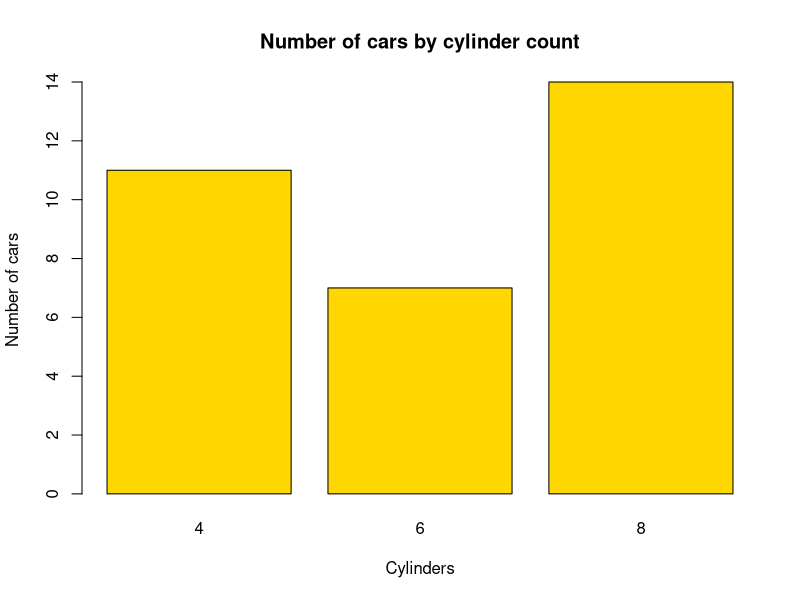
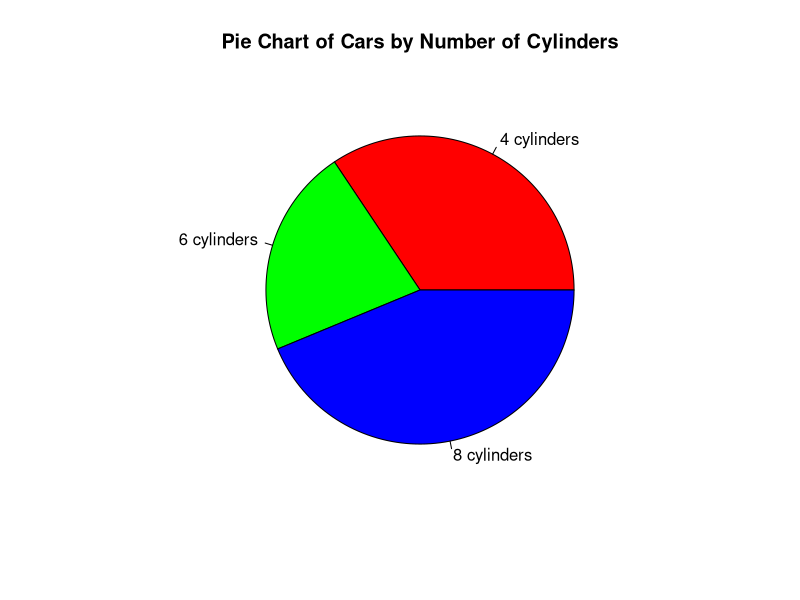
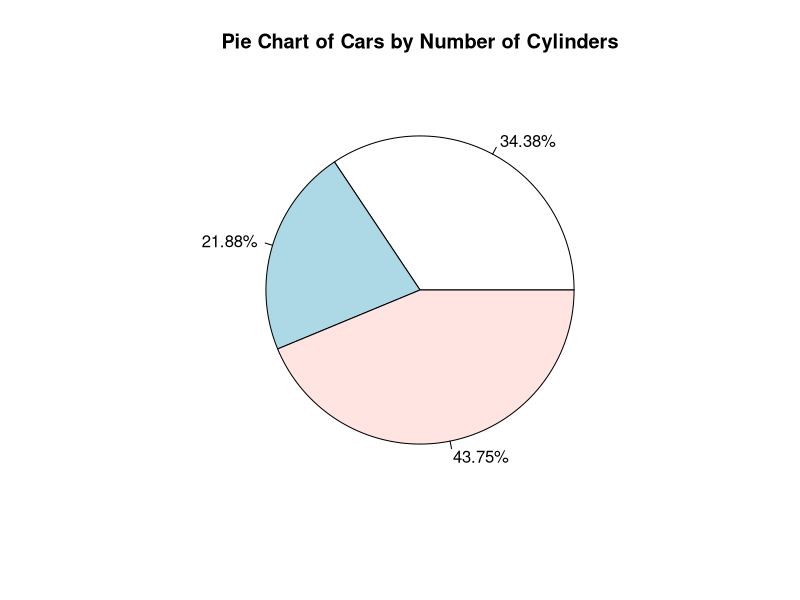
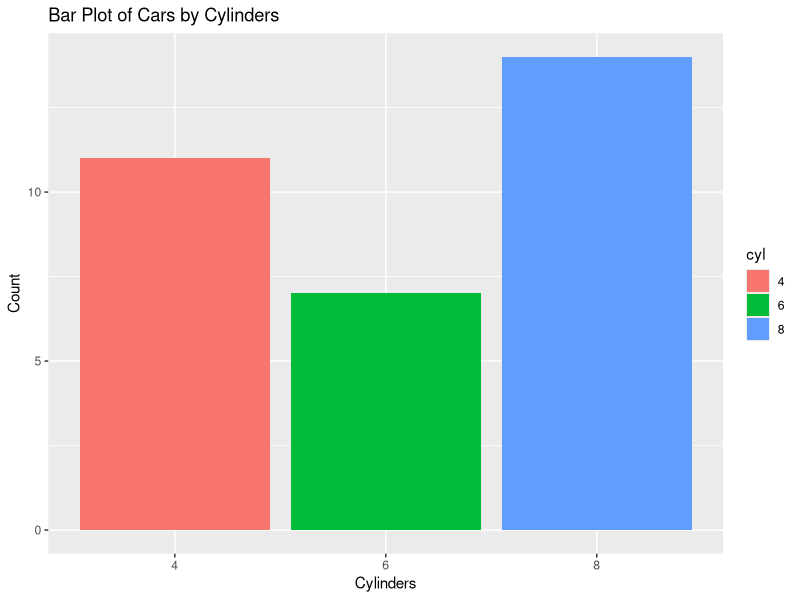
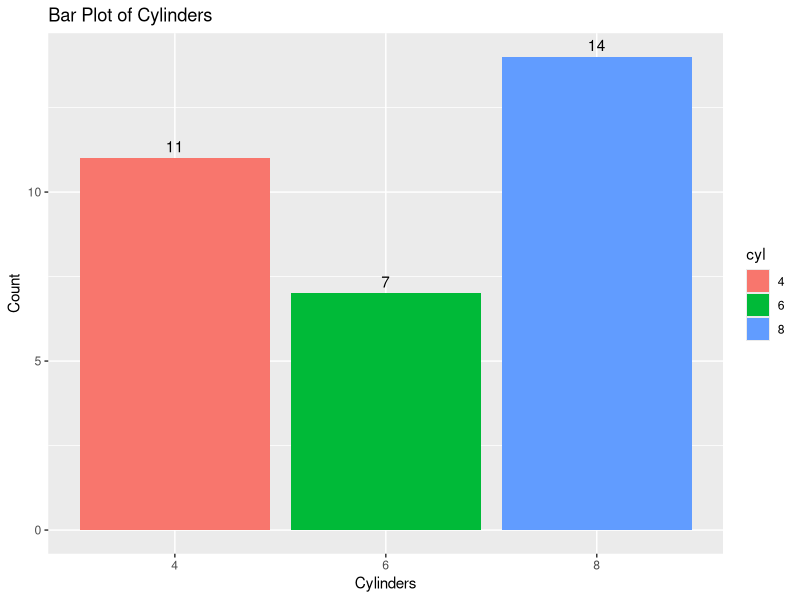
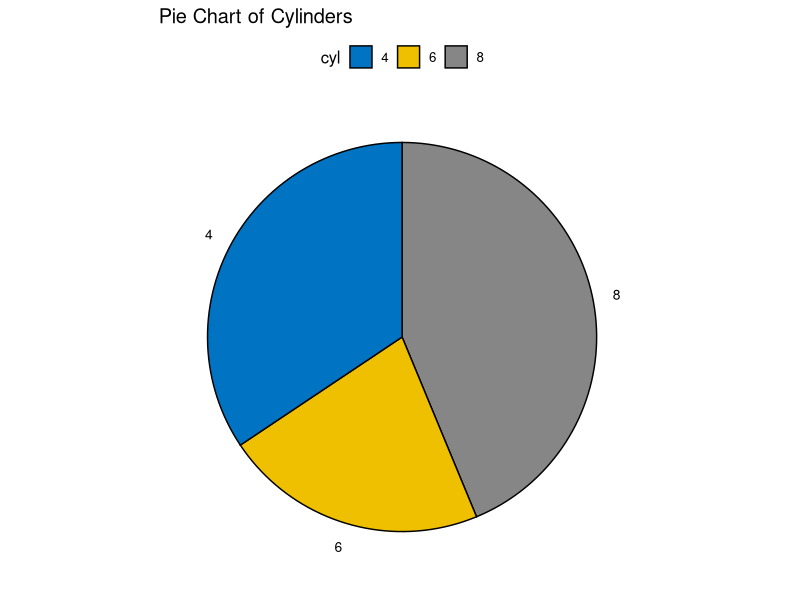
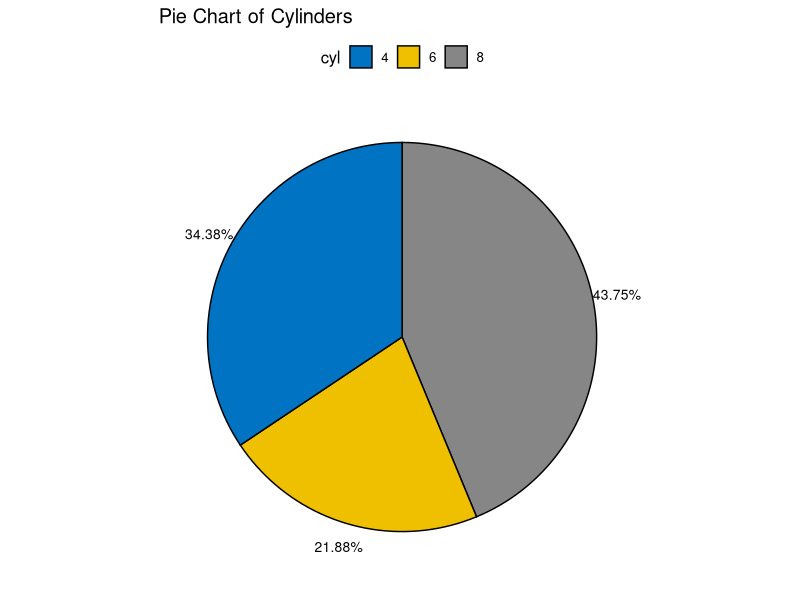

Source code (R) for these figures, in order:
## ---- chunk 1
color <- c("red", "blue", "green", "red", "green", "yellow")
color_factor <- factor(color)
## ---- chunk 2
levels(color_factor)
## ---- chunk 3
# Load the required libraries, suppressing annoying startup messages
library(dplyr, quietly = TRUE, warn.conflicts = FALSE)
library(tibble, quietly = TRUE, warn.conflicts = FALSE)

# Read the mtcars dataset into a tibble called tb
data(mtcars)
tb <- as_tibble(mtcars)

# Convert relevant columns into factor variables
tb$cyl <- as.factor(tb$cyl) # cyl = {4,6,8}, number of cylinders
tb$am <- as.factor(tb$am) # am = {0,1}, 0:automatic, 1: manual transmission
tb$vs <- as.factor(tb$vs) # vs = {0,1}, v-shaped engine, 0:no, 1:yes
tb$gear <- as.factor(tb$gear) # gear = {3,4,5}, number of gears

# Directly access the data columns of tb, without tb$mpg
attach(tb)
## ---- chunk 4
levels(tb$cyl)
## ---- chunk 5
table(tb$cyl)
## ---- chunk 6
tb$cyl %>% 
  table() %>% 
  prop.table()
## ---- chunk 7
tb$cyl %>% 
  table() %>% 
  prop.table() %>% 
  `*`(100) %>% 
  round(digits = 2) %>%
  paste0("%")
## ---- chunk 8
# Create a table of the counts of cars by number of cylinders
cyl_table <- table(tb$cyl)

# Create a barplot of the table
barplot(cyl_table, 
        main = "Number of cars by cylinder count",
        xlab = "Cylinders",
        ylab = "Number of cars",
        col = "gold")
## ---- chunk 9
# Count the number of cars with each number of cylinders
cyl_counts <- table(mtcars$cyl)

# Create a pie chart
pie(cyl_counts, 
    main = "Pie Chart of Cars by Number of Cylinders", 
    labels = c("4 cylinders", "6 cylinders", "8 cylinders"), 
    col = c("red", "green", "blue"))
## ---- chunk 10
# Count the number of cars with each number of cylinders
cyl_counts <- table(mtcars$cyl)

# Calculate the percentages and round them to 2 decimal places
percentages <- round(prop.table(table(tb$cyl))*100, 2)

# Generate labels for the Pie Chart
mylabels <- paste(percentages, "%")

# Alternate code using pipe operator %>% 
mylabels2 <- 
  tb$cyl %>% 
  table() %>% 
  prop.table() %>%
  `*`(100) %>% 
  round(digits = 2) %>%
  paste0("%")

## ---- chunk 11
# Create a pie chart showing percentages
pie(cyl_counts, 
    main = "Pie Chart of Cars by Number of Cylinders", 
    labels = mylabels2)
## ---- chunk 12

# Load the ggplot2 package for data visualization
library(ggplot2)

# Create a bar plot using ggplot
ggplot(data = tb,  # Specify the data frame 'tb'
       aes(x = cyl)) +  # Define 'cyl' as the x-axis variable
  geom_bar(aes(fill = cyl)) +  # Create a bar graph, 'fill' colors bars based on 'cyl' values
  labs(title = "Bar Plot of Cars by Cylinders",  # Add a title to the plot
       x = "Cylinders",  # Label for the x-axis
       y = "Count")  # Label for the y-axis
## ---- chunk 13
ggplot(data = tb, aes(x = cyl)) + # Initialize ggplot with 'tb' data, setting 'cyl' as the x-axis
  geom_bar(aes(fill = cyl)) + # Add bar geometries, filling bars based on 'cyl' values
  geom_text(stat='count',    # Add text labels on bars using the 'count' statistic
            aes(label=after_stat(count)), # 'label' is set to display the count
            vjust=-0.5) + # Adjust vertical position of labels to be above the bars
  labs(title = "Bar Plot of Cylinders", # Add a title to the plot
       x = "Cylinders",  # Label for the x-axis
       y = "Count")      # Label for the y-axis

## ---- chunk 14
library(ggpubr)
# Compute counts of each cylinder type
cyl_counts <- as.data.frame(table(tb$cyl))
colnames(cyl_counts) <- c("cyl", "n")

# Create the pie chart
ggpie(data = cyl_counts, 
      x = "n", 
      fill = "cyl", 
      label = "cyl", 
      palette = "jco", 
      title = "Pie Chart of Cylinders")
## ---- chunk 15
library(ggpubr)

# Compute counts and proportions of each cylinder type
cyl_counts <- as.data.frame(table(tb$cyl))
colnames(cyl_counts) <- c("cyl", "n")

# Calculate proportions
cyl_counts$prop <- cyl_counts$n / sum(cyl_counts$n)

# Create labels that display proportions as percentages
cyl_counts$labels <- paste0(round(cyl_counts$prop*100, 2), "%")

# Create the pie chart with proportions
ggpie(data = cyl_counts, 
      x = "prop", 
      fill = "cyl", 
      label = "labels", 
      palette = "jco", 
      title = "Pie Chart of Cylinders")
